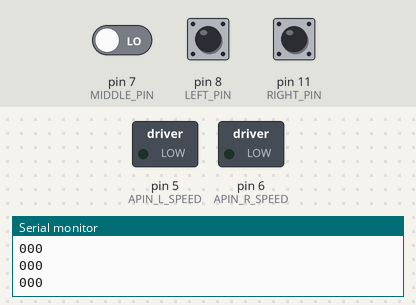
Bench run of a sketch on a simulated Arduino Uno, built with avr-gcc and run on an emulated ATmega328P. Parts: switched loads named in the sketch (green lamp = pin HIGH), the last lines printed to the serial monitor. The test bench sets the inputs (shaded band); at power-on: pin 7 (MIDDLE_PIN) LOW, pin 8 (LEFT_PIN) LOW, pin 11 (RIGHT_PIN) LOW.

Above: at 1.2 s.
1.3 s: pin 7 (MIDDLE_PIN) driven HIGH
At 1.8 s:
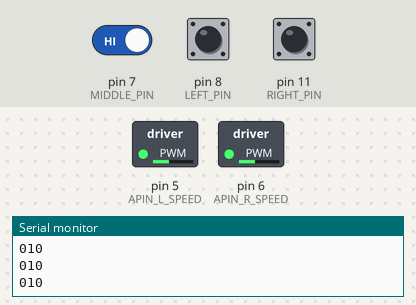
Timing chart, 0 to 4.3 s (numbered marks = the images above; inputs shaded):
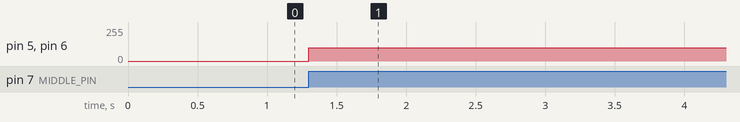

Measured:
- after the input at 1.3 s, pin 5 (APIN_L_SPEED), pin 6 (APIN_R_SPEED): 0/255 → 100/255 at once

The sketch:

line-follow-02.ino
```cpp
// apologize in advance for not following a naming
// convention - also I have no clue why 5,6,7 could
// not define (arduino ide gave some error and I don't
// care enough to address it) :P

// pins for the sensors
int LEFT_PIN = 8;
int MIDDLE_PIN = 7;
int RIGHT_PIN = 11;

// pins for the motors and speeds
#define DPIN_L_MOTOR 4
#define APIN_L_SPEED 5
#define DPIN_R_MOTOR 2
#define APIN_R_SPEED 6

#define APIN_LED 9

int left_value, middle_value, right_value = 0;

void setup() {
  Serial.begin(9600);
  pinMode(LEFT_PIN, INPUT);
  pinMode(MIDDLE_PIN, INPUT);
  pinMode(RIGHT_PIN, INPUT);

  forwardChange();  // init to forward
}

void forwardChange() {
  digitalWrite(DPIN_L_MOTOR, HIGH); digitalWrite(DPIN_R_MOTOR, HIGH);
}
void backwardChange() {
  digitalWrite(DPIN_L_MOTOR, LOW); digitalWrite(DPIN_R_MOTOR, LOW);
}
void leftChange() {
  digitalWrite(DPIN_L_MOTOR, LOW); digitalWrite(DPIN_R_MOTOR, HIGH);
}
void leftSpeedChange() {
  analogWrite(APIN_L_SPEED, 100); analogWrite(APIN_R_SPEED, 140);
}
void rightChange() {
  digitalWrite(DPIN_L_MOTOR, HIGH); digitalWrite(DPIN_R_MOTOR, LOW);
}
void rightSpeedChange() {
  analogWrite(APIN_L_SPEED, 140); analogWrite(APIN_R_SPEED, 100);
}
void startMotors() {
  analogWrite(APIN_L_SPEED, 100); analogWrite(APIN_R_SPEED, 100);
}
void stopMotors() {
  analogWrite(APIN_L_SPEED, 0); analogWrite(APIN_R_SPEED, 0);
}

void loop() {
  int delay_length = 30;

  left_value = digitalRead(LEFT_PIN);
  middle_value = digitalRead(MIDDLE_PIN);
  right_value = digitalRead(RIGHT_PIN);

  Serial.print(left_value);
  Serial.print(middle_value);
  Serial.print(right_value);
  Serial.println();

  //  1             1               0
  if (left_value && middle_value && !right_value) { // turn slight right
    // rightSpeedChange();
    // forwardChange();
    rightChange();
    startMotors();
  }
  //  1             0               0
  if (left_value && !middle_value && !right_value) { // turn sharp right
    rightChange();
    startMotors();
    delay_length = 30;
  }
  //  0             1               1
  if (!left_value && middle_value && right_value) { // turn slight left
    // leftSpeedChange();
    // forwardChange();
    leftChange();
    startMotors();
  }
  //  0             0               1
  if (!left_value && !middle_value && right_value) { // turn sharp left
    leftChange();
    startMotors();
    delay_length = 30;
  }
  // 0              1               0               or 1              1               1
  if ((!left_value && middle_value && !right_value) || left_value && middle_value && right_value) { // perfect, go straight
    forwardChange();
    startMotors();
  }
  // 1              0               1 - IMPOSSIBLE
  // 0              0               0
  if (!left_value && !middle_value && !right_value) {  // nothing detected, stop
    stopMotors();
  }


  // if (middle_value || left_value || right_value) {
  //   startMotors();
  //   if (middle_value) {
  //     forwardChange();
  //   } else if (left_value) {
  //     rightSpeedChange();
  //   } else if (right_value) {
  //     leftSpeedChange();
  //   }
  // } else {
  //   stopMotors();
  // }

  delay(delay_length);
}
```
